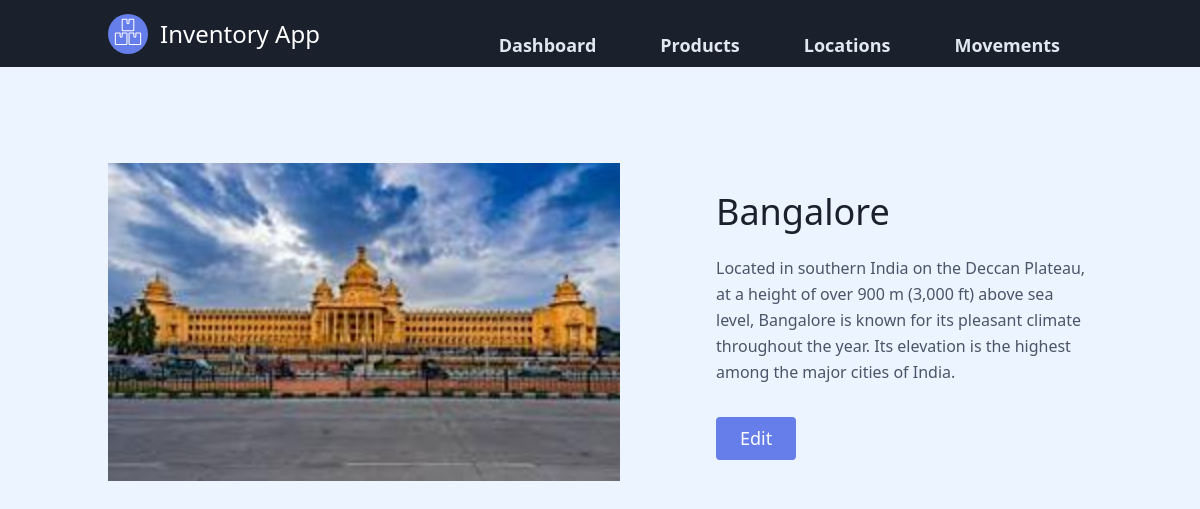
The page /location/3 on the database as committed earlier.
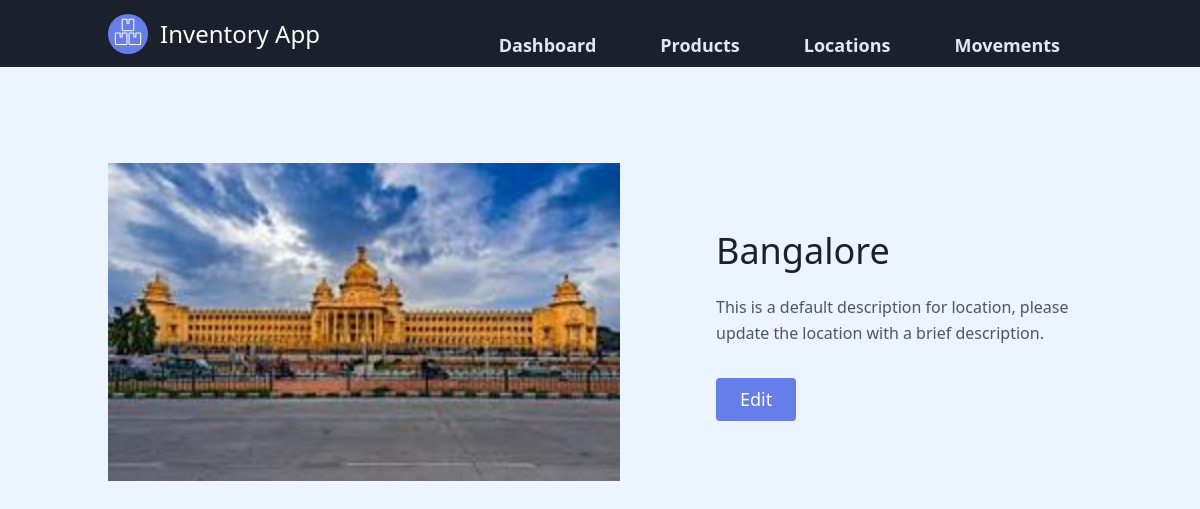
The same page on the database as committed later.
### inventory/models.py (models this page shows, shortened)
class Location(db.Model):
    location_id = db.Column(db.Integer, primary_key=True)
    location_name = db.Column(db.String(20), unique=True, nullable=False)
    location_description = db.Column(db.String(200), nullable=False, default='This is a default description for location, please update the location with a brief description')
    location_image_file = db.Column(db.String(20), nullable=False, default='thumbnail-default.jpg')

### inventory/locations/routes.py (the view)
@locations_bp.route("/location/<int:location_id>")
def location(location_id):
    location = Location.query.get_or_404(location_id)
    return render_template('location.html', title='Update Location', location=location)

### inventory/templates/location.html
{% extends "layout.html" %}
{% block content %}
<section class="text-gray-700 body-font">
    <div class="container mx-auto flex px-5 py-24 md:flex-row flex-col items-center">
        <div class="lg:max-w-lg lg:w-full md:w-1/2 w-5/6 mb-10 md:mb-0">
            <img alt="car" class="object-cover object-center w-full h-full block" src="{{ url_for('static', filename='img/' + location.location_image_file) }}">
        </div>
        <div class="lg:flex-grow md:w-1/2 lg:pl-24 md:pl-16 flex flex-col md:items-start md:text-left items-center text-center">
            <h1 class="title-font sm:text-4xl text-3xl mb-4 font-medium text-gray-900">
                {{ location.location_name }}
            </h1>
            <p class="mb-8 leading-relaxed">
                {% if not location.location_description %}
                    This is a default description for location, please update the location with a brief description.
                {% else %}
                    {{ location.location_description }}
                {% endif %}
            </p>
            <div class="flex justify-center">
                <a href="{{ url_for('locations_bp.update_location', location_id=location.location_id) }}" class="inline-flex text-white bg-indigo-500 border-0 py-2 px-6 focus:outline-none hover:bg-indigo-600 rounded text-lg cursor-pointer">Edit</a>
            </div>
        </div>
    </div>
</section>
{% endblock content %}

Rows that differ between the two databases and show on the page:
changed Location "Bangalore": location_description "Located in southern India on the Deccan Plateau, at a height of over 900 m (3,000 ft) above sea level, Bangalore is known for its pleasant climate throughout the year. Its elevation is the highest among the major cities of India." → (not shown)
Other text that changed with them:
text now shown: "This is a default description for location, please update the location with a brief description."
